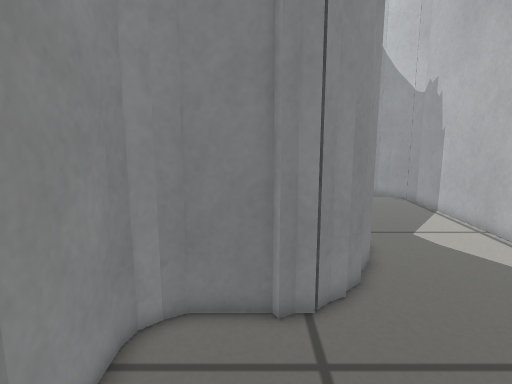
view 1 (above)

12 first-person views from a walk through a robot-simulator world made for Gazebo. The camera is 0.5 m above the floor, tilts 10° down and sees 75° across. The floor is counted in squares, 0.1 m on a side. Each view is taken from the middle of a square. On the plan, view 1 faces up. The plan holds only what a view shows up to about 20 squares ahead; the rest is blank. The place goes on beyond the plan.

view 2
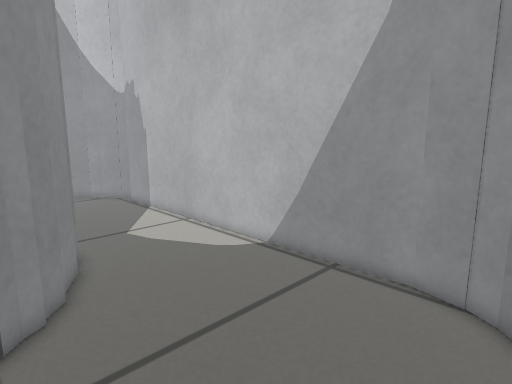

view 3
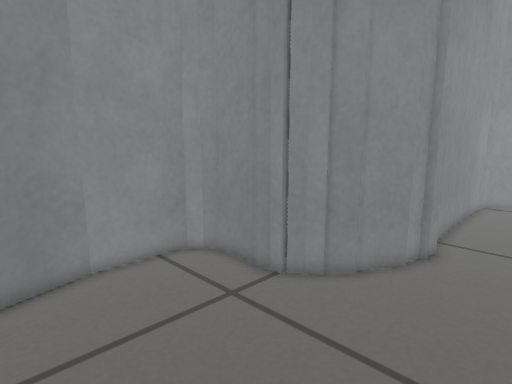

view 4
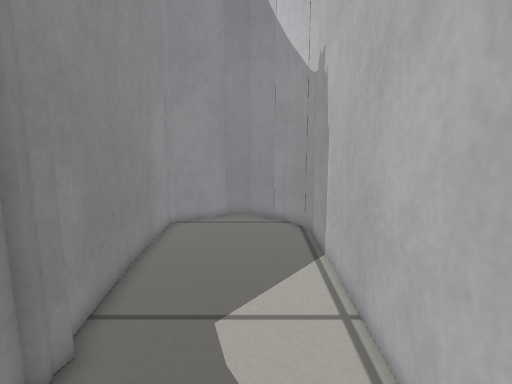

view 5
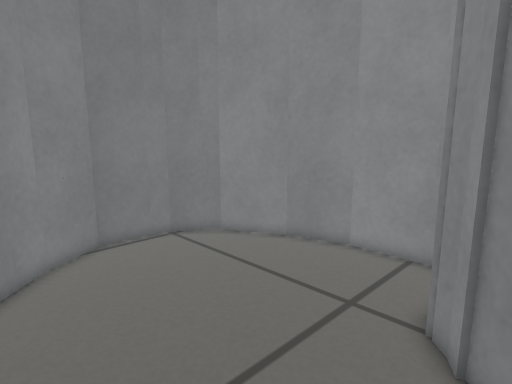

view 6
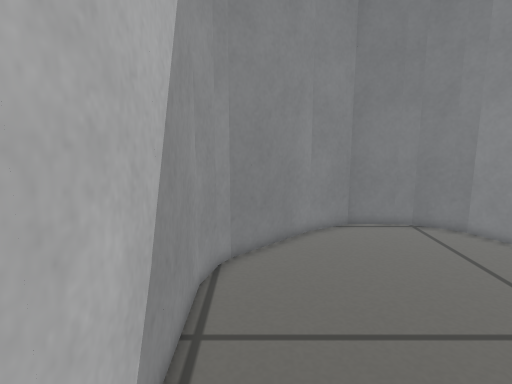

view 7
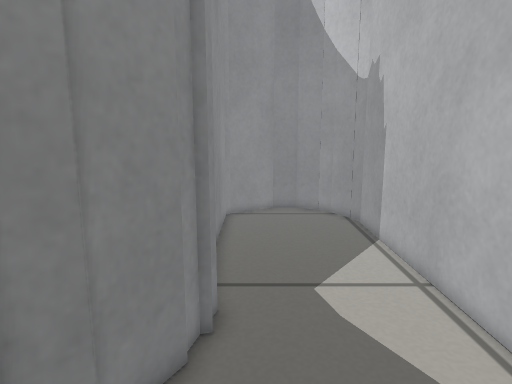

view 8
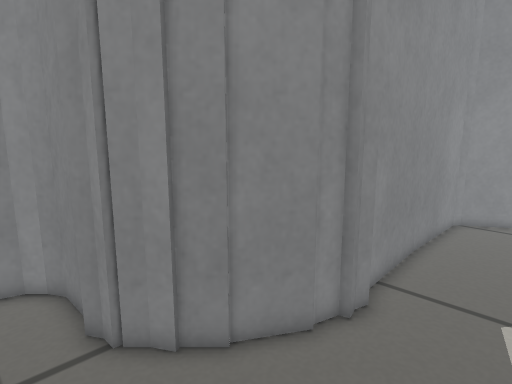

view 9
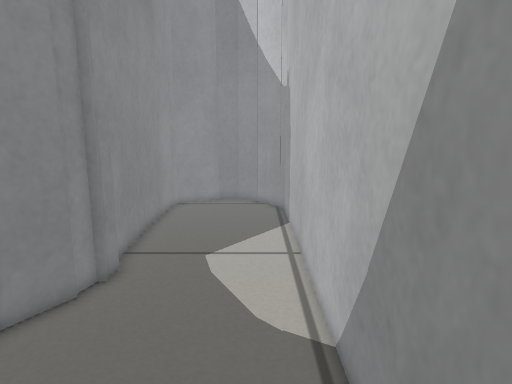

view 10
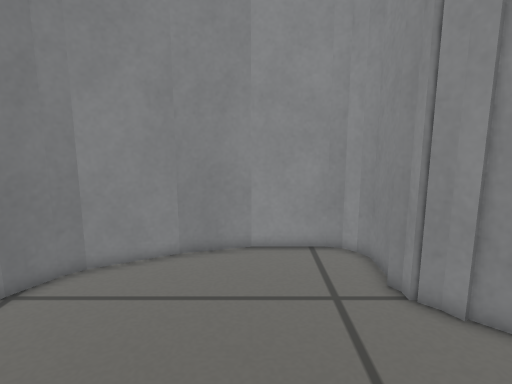

view 11
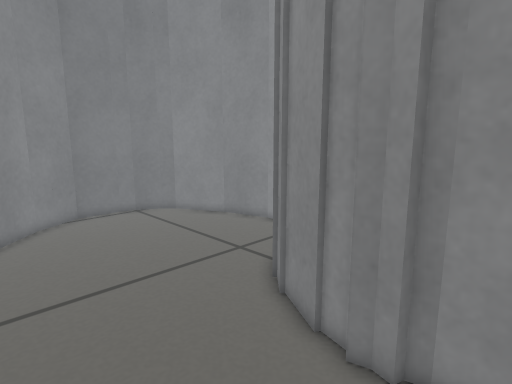

view 12
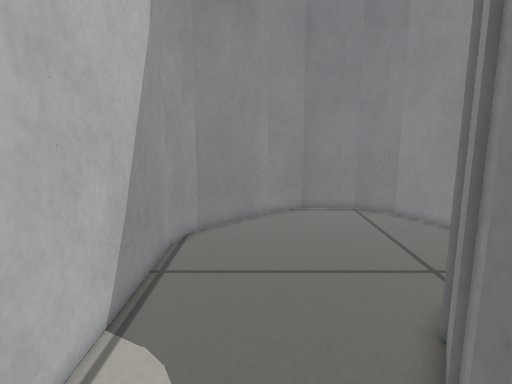

### Floor plan
Points are (right, up) in squares from view 1. A wall is a line through its corners. A room is listed if a view was taken in it or the views show most of it. See-through windows are left out.
Room 1 (views 1, 2, 3, 4, 5, 6, 7, 8, 9, 10, 11, 12)
walls: (3.5, 10.6) (2.7, 9.7); (4.5, 12.6) (3.4, 10.7); (2.9, 9.7) (2.1, 9.2); (2.3, 9.4) (1.6, 8.6) (1.1, 8.6) (0.6, 8.4) (0.5, 8.6) (-1.9, 8.6) (-2.5, 8.3) (-3, 7.8) (-3.2, 7.1) (-3.2, 3.8); (4.6, 13.7) (4.3, 12.6); (4.9, 14.9) (4.8, 14.2) (4.9, 13.7); (11.9, 3.5) (11.9, 24.4); (11.4, 2) (11.9, 3.7); (11, 1.1) (11.5, 2.1); (-3.2, 3.9) (-2.3, 0.8); (-2.4, 0.8) (-0.6, -2.3); (7.2, -2.6) (11, 1.2); (-0.7, -2.2) (0, -2.9); (-0.1, -2.8) (1.5, -3.8); (2.2, -3.9) (4.9, -3.9) (7.3, -2.5); (1.4, -3.7) (2.4, -4); (11.9, 24.2) (11.6, 25.4); (3.8, 26.1) (4.5, 15.3) (4.6, 14.7); (11.6, 25.3) (10.8, 26.8); (10.9, 26.7) (10.1, 27.5); (10.1, 27.4) (8.7, 28.2) (7.2, 28.2) (4.4, 26.4) (4.1, 26)

Where each view was taken, in squares from view 1:
view 1: 0 up, 0 right, facing up
view 2: 0 up, 1 right, facing up-right
view 3: 0 up, 9 right, facing up-left
view 4: 8 up, 9 right, facing up
view 5: 11 up, 10 right, facing down-left
view 6: 14 up, 10 right, facing down
view 7: 6 up, 6 right, facing up
view 8: 6 up, 9 right, facing up-left
view 9: 3 up, 10 right, facing up
view 10: 4 up, 11 right, facing left
view 11: 17 up, 11 right, facing down-left
view 12: 18 up, 8 right, facing down
